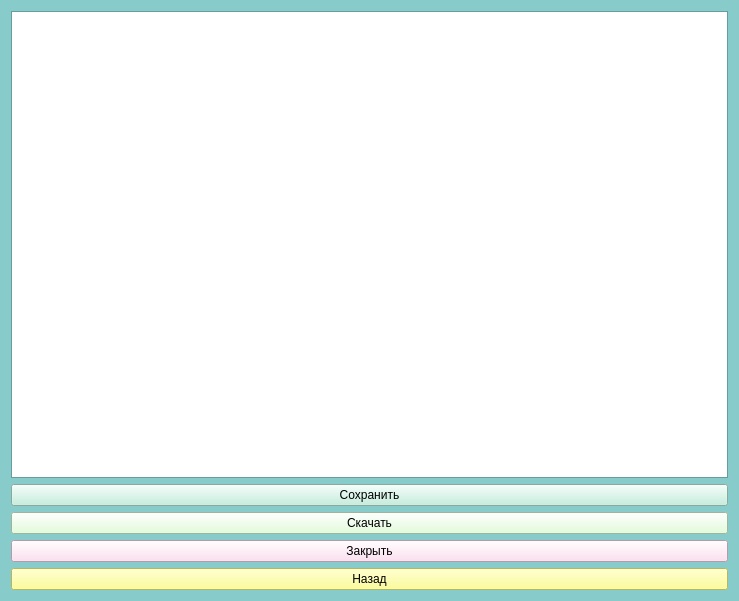
<?xml version="1.0" encoding="UTF-8"?>
<ui version="4.0">
 <class>zametki</class>
 <widget class="QWidget" name="zametki">
  <property name="geometry">
   <rect>
    <x>0</x>
    <y>0</y>
    <width>739</width>
    <height>601</height>
   </rect>
  </property>
  <property name="palette">
   <palette>
    <active>
     <colorrole role="WindowText">
      <brush brushstyle="SolidPattern">
       <color alpha="255">
        <red>0</red>
        <green>0</green>
        <blue>0</blue>
       </color>
      </brush>
     </colorrole>
     <colorrole role="Button">
      <brush brushstyle="SolidPattern">
       <color alpha="255">
        <red>135</red>
        <green>203</green>
        <blue>203</blue>
       </color>
      </brush>
     </colorrole>
     <colorrole role="Light">
      <brush brushstyle="SolidPattern">
       <color alpha="255">
        <red>219</red>
        <green>255</green>
        <blue>255</blue>
       </color>
      </brush>
     </colorrole>
     <colorrole role="Midlight">
      <brush brushstyle="SolidPattern">
       <color alpha="255">
        <red>177</red>
        <green>229</green>
        <blue>229</blue>
       </color>
      </brush>
     </colorrole>
     <colorrole role="Dark">
      <brush brushstyle="SolidPattern">
       <color alpha="255">
        <red>67</red>
        <green>101</green>
        <blue>101</blue>
       </color>
      </brush>
     </colorrole>
     <colorrole role="Mid">
      <brush brushstyle="SolidPattern">
       <color alpha="255">
        <red>90</red>
        <green>135</green>
        <blue>135</blue>
       </color>
      </brush>
     </colorrole>
     <colorrole role="Text">
      <brush brushstyle="SolidPattern">
       <color alpha="255">
        <red>0</red>
        <green>0</green>
        <blue>0</blue>
       </color>
      </brush>
     </colorrole>
     <colorrole role="BrightText">
      <brush brushstyle="SolidPattern">
       <color alpha="255">
        <red>255</red>
        <green>255</green>
        <blue>255</blue>
       </color>
      </brush>
     </colorrole>
     <colorrole role="ButtonText">
      <brush brushstyle="SolidPattern">
       <color alpha="255">
        <red>0</red>
        <green>0</green>
        <blue>0</blue>
       </color>
      </brush>
     </colorrole>
     <colorrole role="Base">
      <brush brushstyle="SolidPattern">
       <color alpha="255">
        <red>255</red>
        <green>255</green>
        <blue>255</blue>
       </color>
      </brush>
     </colorrole>
     <colorrole role="Window">
      <brush brushstyle="SolidPattern">
       <color alpha="255">
        <red>135</red>
        <green>203</green>
        <blue>203</blue>
       </color>
      </brush>
     </colorrole>
     <colorrole role="Shadow">
      <brush brushstyle="SolidPattern">
       <color alpha="255">
        <red>0</red>
        <green>0</green>
        <blue>0</blue>
       </color>
      </brush>
     </colorrole>
     <colorrole role="AlternateBase">
      <brush brushstyle="SolidPattern">
       <color alpha="255">
        <red>195</red>
        <green>229</green>
        <blue>229</blue>
       </color>
      </brush>
     </colorrole>
     <colorrole role="ToolTipBase">
      <brush brushstyle="SolidPattern">
       <color alpha="255">
        <red>255</red>
        <green>255</green>
        <blue>220</blue>
       </color>
      </brush>
     </colorrole>
     <colorrole role="ToolTipText">
      <brush brushstyle="SolidPattern">
       <color alpha="255">
        <red>0</red>
        <green>0</green>
        <blue>0</blue>
       </color>
      </brush>
     </colorrole>
     <colorrole role="PlaceholderText">
      <brush brushstyle="SolidPattern">
       <color alpha="128">
        <red>0</red>
        <green>0</green>
        <blue>0</blue>
       </color>
      </brush>
     </colorrole>
    </active>
    <inactive>
     <colorrole role="WindowText">
      <brush brushstyle="SolidPattern">
       <color alpha="255">
        <red>0</red>
        <green>0</green>
        <blue>0</blue>
       </color>
      </brush>
     </colorrole>
     <colorrole role="Button">
      <brush brushstyle="SolidPattern">
       <color alpha="255">
        <red>135</red>
        <green>203</green>
        <blue>203</blue>
       </color>
      </brush>
     </colorrole>
     <colorrole role="Light">
      <brush brushstyle="SolidPattern">
       <color alpha="255">
        <red>219</red>
        <green>255</green>
        <blue>255</blue>
       </color>
      </brush>
     </colorrole>
     <colorrole role="Midlight">
      <brush brushstyle="SolidPattern">
       <color alpha="255">
        <red>177</red>
        <green>229</green>
        <blue>229</blue>
       </color>
      </brush>
     </colorrole>
     <colorrole role="Dark">
      <brush brushstyle="SolidPattern">
       <color alpha="255">
        <red>67</red>
        <green>101</green>
        <blue>101</blue>
       </color>
      </brush>
     </colorrole>
     <colorrole role="Mid">
      <brush brushstyle="SolidPattern">
       <color alpha="255">
        <red>90</red>
        <green>135</green>
        <blue>135</blue>
       </color>
      </brush>
     </colorrole>
     <colorrole role="Text">
      <brush brushstyle="SolidPattern">
       <color alpha="255">
        <red>0</red>
        <green>0</green>
        <blue>0</blue>
       </color>
      </brush>
     </colorrole>
     <colorrole role="BrightText">
      <brush brushstyle="SolidPattern">
       <color alpha="255">
        <red>255</red>
        <green>255</green>
        <blue>255</blue>
       </color>
      </brush>
     </colorrole>
     <colorrole role="ButtonText">
      <brush brushstyle="SolidPattern">
       <color alpha="255">
        <red>0</red>
        <green>0</green>
        <blue>0</blue>
       </color>
      </brush>
     </colorrole>
     <colorrole role="Base">
      <brush brushstyle="SolidPattern">
       <color alpha="255">
        <red>255</red>
        <green>255</green>
        <blue>255</blue>
       </color>
      </brush>
     </colorrole>
     <colorrole role="Window">
      <brush brushstyle="SolidPattern">
       <color alpha="255">
        <red>135</red>
        <green>203</green>
        <blue>203</blue>
       </color>
      </brush>
     </colorrole>
     <colorrole role="Shadow">
      <brush brushstyle="SolidPattern">
       <color alpha="255">
        <red>0</red>
        <green>0</green>
        <blue>0</blue>
       </color>
      </brush>
     </colorrole>
     <colorrole role="AlternateBase">
      <brush brushstyle="SolidPattern">
       <color alpha="255">
        <red>195</red>
        <green>229</green>
        <blue>229</blue>
       </color>
      </brush>
     </colorrole>
     <colorrole role="ToolTipBase">
      <brush brushstyle="SolidPattern">
       <color alpha="255">
        <red>255</red>
        <green>255</green>
        <blue>220</blue>
       </color>
      </brush>
     </colorrole>
     <colorrole role="ToolTipText">
      <brush brushstyle="SolidPattern">
       <color alpha="255">
        <red>0</red>
        <green>0</green>
        <blue>0</blue>
       </color>
      </brush>
     </colorrole>
     <colorrole role="PlaceholderText">
      <brush brushstyle="SolidPattern">
       <color alpha="128">
        <red>0</red>
        <green>0</green>
        <blue>0</blue>
       </color>
      </brush>
     </colorrole>
    </inactive>
    <disabled>
     <colorrole role="WindowText">
      <brush brushstyle="SolidPattern">
       <color alpha="255">
        <red>67</red>
        <green>101</green>
        <blue>101</blue>
       </color>
      </brush>
     </colorrole>
     <colorrole role="Button">
      <brush brushstyle="SolidPattern">
       <color alpha="255">
        <red>135</red>
        <green>203</green>
        <blue>203</blue>
       </color>
      </brush>
     </colorrole>
     <colorrole role="Light">
      <brush brushstyle="SolidPattern">
       <color alpha="255">
        <red>219</red>
        <green>255</green>
        <blue>255</blue>
       </color>
      </brush>
     </colorrole>
     <colorrole role="Midlight">
      <brush brushstyle="SolidPattern">
       <color alpha="255">
        <red>177</red>
        <green>229</green>
        <blue>229</blue>
       </color>
      </brush>
     </colorrole>
     <colorrole role="Dark">
      <brush brushstyle="SolidPattern">
       <color alpha="255">
        <red>67</red>
        <green>101</green>
        <blue>101</blue>
       </color>
      </brush>
     </colorrole>
     <colorrole role="Mid">
      <brush brushstyle="SolidPattern">
       <color alpha="255">
        <red>90</red>
        <green>135</green>
        <blue>135</blue>
       </color>
      </brush>
     </colorrole>
     <colorrole role="Text">
      <brush brushstyle="SolidPattern">
       <color alpha="255">
        <red>67</red>
        <green>101</green>
        <blue>101</blue>
       </color>
      </brush>
     </colorrole>
     <colorrole role="BrightText">
      <brush brushstyle="SolidPattern">
       <color alpha="255">
        <red>255</red>
        <green>255</green>
        <blue>255</blue>
       </color>
      </brush>
     </colorrole>
     <colorrole role="ButtonText">
      <brush brushstyle="SolidPattern">
       <color alpha="255">
        <red>67</red>
        <green>101</green>
        <blue>101</blue>
       </color>
      </brush>
     </colorrole>
     <colorrole role="Base">
      <brush brushstyle="SolidPattern">
       <color alpha="255">
        <red>135</red>
        <green>203</green>
        <blue>203</blue>
       </color>
      </brush>
     </colorrole>
     <colorrole role="Window">
      <brush brushstyle="SolidPattern">
       <color alpha="255">
        <red>135</red>
        <green>203</green>
        <blue>203</blue>
       </color>
      </brush>
     </colorrole>
     <colorrole role="Shadow">
      <brush brushstyle="SolidPattern">
       <color alpha="255">
        <red>0</red>
        <green>0</green>
        <blue>0</blue>
       </color>
      </brush>
     </colorrole>
     <colorrole role="AlternateBase">
      <brush brushstyle="SolidPattern">
       <color alpha="255">
        <red>135</red>
        <green>203</green>
        <blue>203</blue>
       </color>
      </brush>
     </colorrole>
     <colorrole role="ToolTipBase">
      <brush brushstyle="SolidPattern">
       <color alpha="255">
        <red>255</red>
        <green>255</green>
        <blue>220</blue>
       </color>
      </brush>
     </colorrole>
     <colorrole role="ToolTipText">
      <brush brushstyle="SolidPattern">
       <color alpha="255">
        <red>0</red>
        <green>0</green>
        <blue>0</blue>
       </color>
      </brush>
     </colorrole>
     <colorrole role="PlaceholderText">
      <brush brushstyle="SolidPattern">
       <color alpha="128">
        <red>0</red>
        <green>0</green>
        <blue>0</blue>
       </color>
      </brush>
     </colorrole>
    </disabled>
   </palette>
  </property>
  <property name="windowTitle">
   <string>Form</string>
  </property>
  <layout class="QGridLayout" name="gridLayout">
   <item row="0" column="0">
    <layout class="QVBoxLayout" name="verticalLayout">
     <item>
      <widget class="QTextEdit" name="textEdit">
       <property name="font">
        <font>
         <pointsize>16</pointsize>
        </font>
       </property>
      </widget>
     </item>
     <item>
      <widget class="QPushButton" name="pushButton_2">
       <property name="styleSheet">
        <string notr="true">background-color: rgb(189, 238, 219);</string>
       </property>
       <property name="text">
        <string>Сохранить</string>
       </property>
      </widget>
     </item>
     <item>
      <widget class="QPushButton" name="pushButton_3">
       <property name="styleSheet">
        <string notr="true">background-color: rgb(221, 255, 212);</string>
       </property>
       <property name="text">
        <string>Скачать</string>
       </property>
      </widget>
     </item>
     <item>
      <widget class="QPushButton" name="close">
       <property name="styleSheet">
        <string notr="true">background-color: rgb(255, 216, 237);</string>
       </property>
       <property name="text">
        <string>Закрыть</string>
       </property>
      </widget>
     </item>
     <item>
      <widget class="QPushButton" name="pushButton">
       <property name="styleSheet">
        <string notr="true">background-color: rgb(255, 255, 127);</string>
       </property>
       <property name="text">
        <string>Назад</string>
       </property>
      </widget>
     </item>
    </layout>
   </item>
  </layout>
 </widget>
 <resources/>
 <connections/>
</ui>
